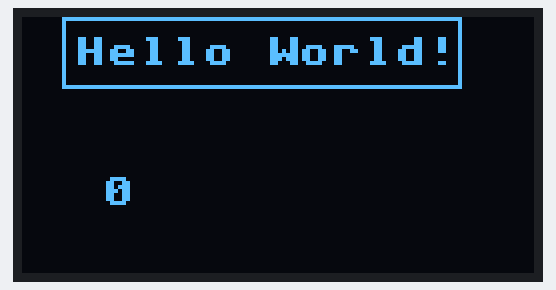
Recording of a program running on a simulated Raspberry Pi Pico running MicroPython. Shown: 128×64 one-colour display.

Above: at 0.2 s.
At 4.4 s:
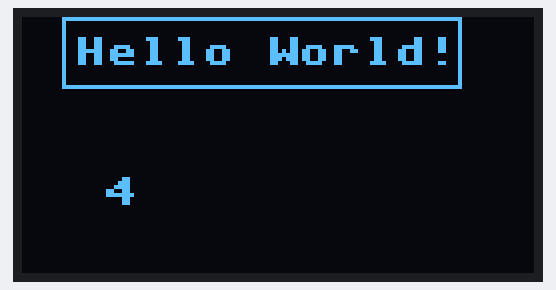
At 7.5 s:
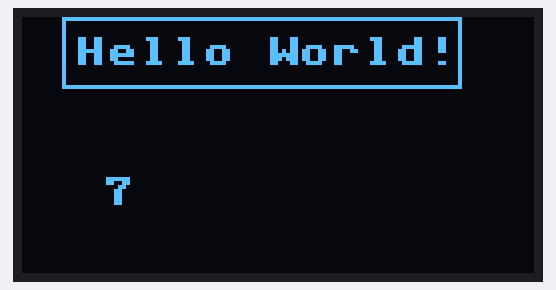
At 19.0 s:
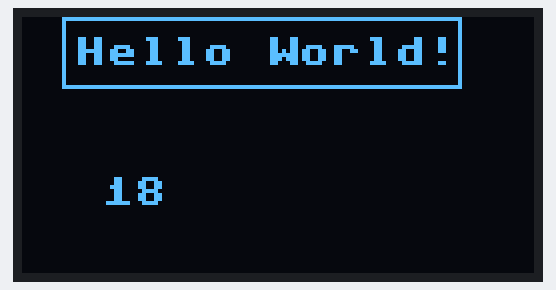
At 29.5 s:
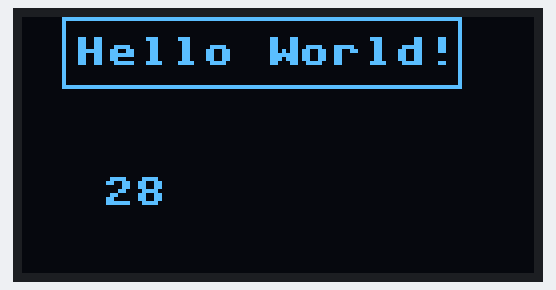
At 38.9 s:
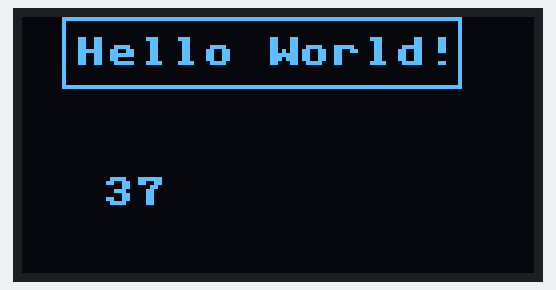

Measured:
- what the display in image 0 shows lasts 1.1 s, from 0.1 s to 1.2 s

The program:

i2c-oled.py
```python
#
# I2C OLEDサンプル
#
from machine import I2C, Pin
from utime import sleep
import ssd1306

i2c = I2C(0, sda=Pin(0), scl=Pin(1), freq=400000)

oled = ssd1306.SSD1306_I2C(128, 64, i2c)

oled.rect(10, 0, 100, 18, 1)
oled.show()
oled.text("Hello World!", 13, 5)
oled.show()

n = 0

while True:
    oled.fill_rect(20, 40, 30, 10, 0)
    oled.show()
    oled.text(str(n), 20, 40)
    oled.show()
    n = n+1
    sleep(1)
```
